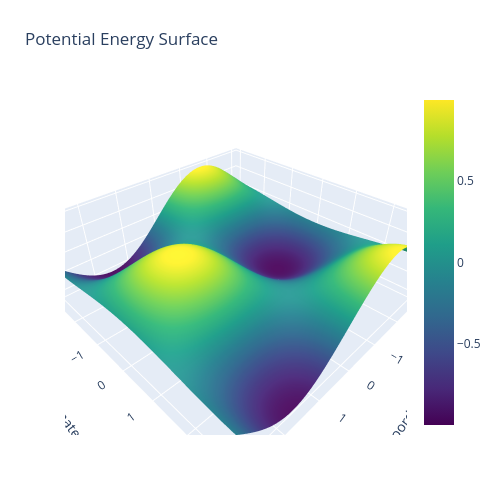

Here is the notebook cell this chart was saved with:
### Markdown cell above
## **Energy Minimzation / Geometry Optimization : Finding low energy conformations**

An important concept for understanding geometry optimization is the potential energy surface (PES) or landscape. The PES describes of the energy system along each degree of freedom (DOF). DOF represents independent parameters that are free to vary.

---

### Code cell
import numpy as np
import plotly.graph_objects as go

# 1. Define your specific function
def f(x, y):
    return np.sin(x) * np.cos(y)

# 2. Build the coordinate matrix grid
x = np.linspace(-3, 3, 100)
y = np.linspace(-3, 3, 100)
X, Y = np.meshgrid(x, y)
Z = f(X, Y)
    
# 3. Generate the 3D plot
fig = go.Figure(data=[go.Surface(z=Z, x=x, y=y, colorscale='Viridis')])
fig.update_layout(
    title='Potential Energy Surface',
    autosize=False,
    width=500,
    height=500,
    scene=dict(
        xaxis=dict(title='Coordinate 1'),
        yaxis=dict(title='Coordinate 2'),
        zaxis=dict(title='Potential Energy')
    ),
    margin=dict(l=65, r=50, b=65, t=90)
)
fig.show()

### Figure 1 — Plotly figure (JSON) as saved in the notebook; plotly's stock layout.template omitted (floating-point values rounded to 4 significant figures; data arrays with more than 128 entries replaced by an {"elided": "..."} marker saying what was removed)
{"data": [{"colorscale": [[0, "#440154"], [0.1111, "#482878"], [0.2222, "#3e4989"], [0.3333, "#31688e"], [0.4444, "#26828e"], [0.5556, "#1f9e89"], [0.6667, "#35b779"], [0.7778, "#6ece58"], [0.8889, "#b5de2b"], [1, "#fde725"]], "type": "surface", "x": [-3.0, -2.939, -2.879, -2.818, -2.758, -2.697, -2.636, -2.576, -2.515, -2.455, -2.394, -2.333, -2.273, -2.212, -2.152, -2.091, -2.03, -1.97, -1.909, -1.848, -1.788, -1.727, -1.667, -1.606, -1.545, -1.485, -1.424, -1.364, -1.303, -1.242, -1.182, -1.121, -1.061, -1.0, -0.9394, -0.8788, -0.8182, -0.7576, -0.697, -0.6364, -0.5758, -0.5152, -0.4545, -0.3939, -0.3333, -0.2727, -0.2121, -0.1515, -0.09091, -0.0303, 0.0303, 0.09091, 0.1515, 0.2121, 0.2727, 0.3333, 0.3939, 0.4545, 0.5152, 0.5758, 0.6364, 0.697, 0.7576, 0.8182, 0.8788, 0.9394, 1.0, 1.061, 1.121, 1.182, 1.242, 1.303, 1.364, 1.424, 1.485, 1.545, 1.606, 1.667, 1.727, 1.788, 1.848, 1.909, 1.97, 2.03, 2.091, 2.152, 2.212, 2.273, 2.333, 2.394, 2.455, 2.515, 2.576, 2.636, 2.697, 2.758, 2.818, 2.879, 2.939, 3.0], "y": [-3.0, -2.939, -2.879, -2.818, -2.758, -2.697, -2.636, -2.576, -2.515, -2.455, -2.394, -2.333, -2.273, -2.212, -2.152, -2.091, -2.03, -1.97, -1.909, -1.848, -1.788, -1.727, -1.667, -1.606, -1.545, -1.485, -1.424, -1.364, -1.303, -1.242, -1.182, -1.121, -1.061, -1.0, -0.9394, -0.8788, -0.8182, -0.7576, -0.697, -0.6364, -0.5758, -0.5152, -0.4545, -0.3939, -0.3333, -0.2727, -0.2121, -0.1515, -0.09091, -0.0303, 0.0303, 0.09091, 0.1515, 0.2121, 0.2727, 0.3333, 0.3939, 0.4545, 0.5152, 0.5758, 0.6364, 0.697, 0.7576, 0.8182, 0.8788, 0.9394, 1.0, 1.061, 1.121, 1.182, 1.242, 1.303, 1.364, 1.424, 1.485, 1.545, 1.606, 1.667, 1.727, 1.788, 1.848, 1.909, 1.97, 2.03, 2.091, 2.152, 2.212, 2.273, 2.333, 2.394, 2.455, 2.515, 2.576, 2.636, 2.697, 2.758, 2.818, 2.879, 2.939, 3.0], "z": {"elided": "100x100 float values"}}], "layout": {"autosize": false, "height": 500, "margin": {"b": 65, "l": 65, "r": 50, "t": 90}, "scene": {"xaxis": {"title": {"text": "Coordinate 1"}}, "yaxis": {"title": {"text": "Coordinate 2"}}, "zaxis": {"title": {"text": "Potential Energy"}}}, "title": {"text": "Potential Energy Surface"}, "width": 500}}
